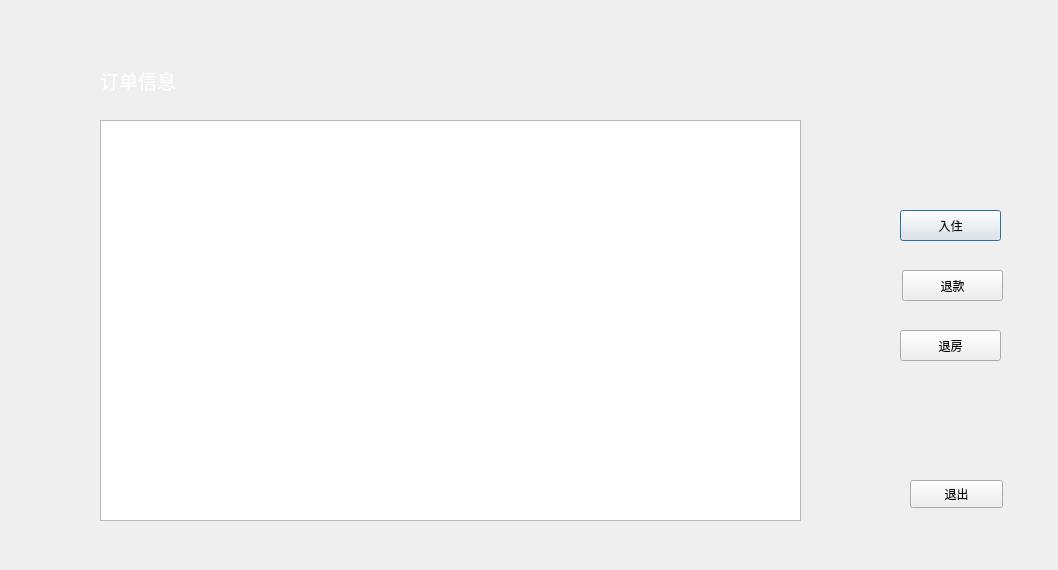
<?xml version="1.0" encoding="UTF-8"?>
<ui version="4.0">
 <class>orderscus</class>
 <widget class="QDialog" name="orderscus">
  <property name="geometry">
   <rect>
    <x>0</x>
    <y>0</y>
    <width>1058</width>
    <height>570</height>
   </rect>
  </property>
  <property name="windowTitle">
   <string>Dialog</string>
  </property>
  <widget class="QTableWidget" name="cusownorders">
   <property name="geometry">
    <rect>
     <x>100</x>
     <y>120</y>
     <width>701</width>
     <height>401</height>
    </rect>
   </property>
  </widget>
  <widget class="QPushButton" name="checkin">
   <property name="geometry">
    <rect>
     <x>900</x>
     <y>210</y>
     <width>101</width>
     <height>31</height>
    </rect>
   </property>
   <property name="text">
    <string>入住</string>
   </property>
  </widget>
  <widget class="QPushButton" name="refund">
   <property name="geometry">
    <rect>
     <x>902</x>
     <y>270</y>
     <width>101</width>
     <height>31</height>
    </rect>
   </property>
   <property name="text">
    <string>退款</string>
   </property>
  </widget>
  <widget class="QPushButton" name="checkout">
   <property name="geometry">
    <rect>
     <x>900</x>
     <y>330</y>
     <width>101</width>
     <height>31</height>
    </rect>
   </property>
   <property name="text">
    <string>退房</string>
   </property>
  </widget>
  <widget class="QLabel" name="label">
   <property name="geometry">
    <rect>
     <x>100</x>
     <y>60</y>
     <width>171</width>
     <height>41</height>
    </rect>
   </property>
   <property name="styleSheet">
    <string notr="true">font: 11pt &quot;楷体&quot;;</string>
   </property>
   <property name="text">
    <string>&lt;html&gt;&lt;head/&gt;&lt;body&gt;&lt;p&gt;&lt;span style=&quot; font-size:14pt; color:#ffffff;&quot;&gt;订单信息&lt;/span&gt;&lt;/p&gt;&lt;/body&gt;&lt;/html&gt;</string>
   </property>
  </widget>
  <widget class="QPushButton" name="back">
   <property name="geometry">
    <rect>
     <x>910</x>
     <y>480</y>
     <width>93</width>
     <height>28</height>
    </rect>
   </property>
   <property name="text">
    <string>退出</string>
   </property>
  </widget>
  <widget class="QLabel" name="label_2">
   <property name="geometry">
    <rect>
     <x>-9</x>
     <y>-6</y>
     <width>1081</width>
     <height>581</height>
    </rect>
   </property>
   <property name="text">
    <string/>
   </property>
   <property name="pixmap">
    <pixmap resource="background.qrc">:/new/prefix1/462ad15d590f3f2782c7e5f664be1b3b.jpg</pixmap>
   </property>
  </widget>
  <zorder>label_2</zorder>
  <zorder>cusownorders</zorder>
  <zorder>checkin</zorder>
  <zorder>refund</zorder>
  <zorder>checkout</zorder>
  <zorder>label</zorder>
  <zorder>back</zorder>
 </widget>
 <resources>
  <include location="background.qrc"/>
 </resources>
 <connections/>
</ui>
